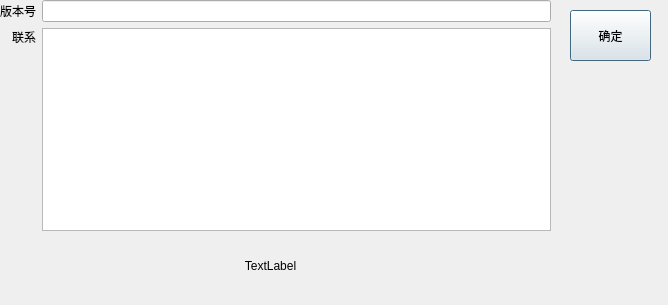
<?xml version="1.0" encoding="UTF-8"?>
<ui version="4.0">
 <class>AboutDialog</class>
 <widget class="QDialog" name="AboutDialog">
  <property name="geometry">
   <rect>
    <x>0</x>
    <y>0</y>
    <width>668</width>
    <height>305</height>
   </rect>
  </property>
  <property name="windowTitle">
   <string>关于</string>
  </property>
  <widget class="QPushButton" name="OK">
   <property name="geometry">
    <rect>
     <x>570</x>
     <y>10</y>
     <width>81</width>
     <height>51</height>
    </rect>
   </property>
   <property name="text">
    <string>确定</string>
   </property>
  </widget>
  <widget class="QWidget" name="gridLayoutWidget">
   <property name="geometry">
    <rect>
     <x>0</x>
     <y>0</y>
     <width>551</width>
     <height>231</height>
    </rect>
   </property>
   <layout class="QGridLayout" name="gridLayout">
    <item row="1" column="0">
     <widget class="QLabel" name="label">
      <property name="text">
       <string>版本号</string>
      </property>
     </widget>
    </item>
    <item row="1" column="1">
     <widget class="QLineEdit" name="_version">
      <property name="readOnly">
       <bool>true</bool>
      </property>
     </widget>
    </item>
    <item row="2" column="0">
     <widget class="QLabel" name="label_2">
      <property name="layoutDirection">
       <enum>Qt::LeftToRight</enum>
      </property>
      <property name="text">
       <string>联系</string>
      </property>
      <property name="alignment">
       <set>Qt::AlignRight|Qt::AlignTop|Qt::AlignTrailing</set>
      </property>
     </widget>
    </item>
    <item row="2" column="1">
     <widget class="QPlainTextEdit" name="_contact">
      <property name="readOnly">
       <bool>true</bool>
      </property>
     </widget>
    </item>
   </layout>
  </widget>
  <widget class="QLabel" name="_compName">
   <property name="geometry">
    <rect>
     <x>0</x>
     <y>250</y>
     <width>541</width>
     <height>31</height>
    </rect>
   </property>
   <property name="text">
    <string>TextLabel</string>
   </property>
   <property name="alignment">
    <set>Qt::AlignCenter</set>
   </property>
  </widget>
 </widget>
 <resources/>
 <connections/>
</ui>
